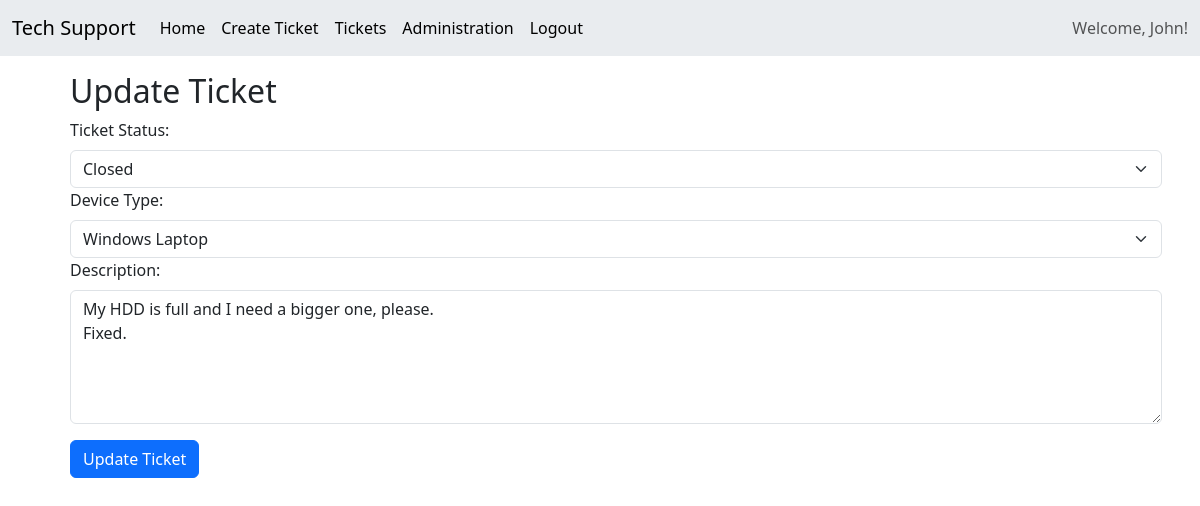
The page /update-ticket.php?id=5 (signed in) on the database its author committed.
### tables this page shows
CREATE TABLE `users` (
  `user_id` int(11) NOT NULL,
  `first_name` varchar(50) NOT NULL,
  `last_name` varchar(50) NOT NULL,
  `email` varchar(50) NOT NULL,
  `password` varchar(50) NOT NULL,
  `phone_number` varchar(15) NOT NULL,
  `user_type` int(11) NOT NULL DEFAULT 1
);

CREATE TABLE `tickets` (
  `ticket_id` int(11) NOT NULL,
  `timestamp` timestamp NOT NULL DEFAULT current_timestamp(),
  `user_id` int(11) NOT NULL,
  `device_type_id` int(11) NOT NULL,
  `description` varchar(500) NOT NULL,
  `tech_id` int(11) NOT NULL,
  `status_id` int(11) NOT NULL DEFAULT 1
);

### dbcontroller.php (called while the page is built, shortened)
<?php
    class db {
        private $host = "localhost";
        private $user = "techsupport";
        private $pwd = "supportme";
        private $db = "techsupport";
        public $conn;
        function __construct()
        {
            $this->conn = new mysqli($this->host, $this->user, $this->pwd, $this->db)
            or
            die("There was an error: ".$this->conn->connect_error);
        }
        function showStatusTypes()
        {
            $sql = "SELECT * FROM `status`";
            $result = $this->conn->query($sql);
            if($result->num_rows > 0)
            {
                $statuses = array();
                while($row = mysqli_fetch_assoc($result))
                {
                    array_push($statuses, $row);
                }
                return $statuses;
            }
            else{
                print("Machine broke.");
            }
        }
        function getTicketData($id)
        {
            $sql = "SELECT * from `tickets` where ticket_id = $id LIMIT 1";
            return $this->conn->query($sql)->fetch_assoc();
        }
        function getDeviceTypes()
        {
            $sql = "SELECT * FROM devicetypes";
            $result = $this->conn->query($sql);
            if($result->num_rows > 0)
            {
                $types = array();
                while($row = mysqli_fetch_assoc($result))
                {
                    array_push($types, $row);
                }
                return $types;
            }
            else{
                print("Machine broke.");
            }
        }
        function getUserTypeID($typeName)
        {
            $sql = "SELECT user_type_id from usertypes where user_type = '".$typeName."' LIMIT 1";
            $result = $this->conn->query($sql);
            $userTypeID = $result->fetch_row()[0] ?? false;
            if($userTypeID != false)
            {
                return $userTypeID;
            }
            else
            {
                return "Cannot find type";
            }
        }
        function getUserFullName($userID)
        {
            $sql = "SELECT first_name, last_name from users where user_id = '".$userID."' LIMIT 1";
            $result = $this->conn->query($sql);
            $name = $result->fetch_row()[0] ?? false;
            if($name != false)
            {
                return $name;
            }
            else
            {
                return "Guest";
            }
        }
    }
?>

### update-ticket.php (the view, shortened to what this page needs)
<?php
    include "header.php";
?>
<div class="container m-3">
<?php
if(isset($_POST) && !empty($_POST))
    {
        $error = false;
        $errorMsg = "";
        $ticketID = $_POST['ticketID'];
        $status = $_POST['status'];
        $deviceType = $_POST['deviceType'];
        $description = $_POST['description'];
        if(!$error){
            if($db->updateTicket($ticketID, $status, $deviceType, $description))
            {
            echo("<script>
                alertBox = new AlertBox('Ticket has been updated!', 'success').show();
            </script>");
            $ticket = $db->getTicketData($ticketID);
            }
        }
        else
        {
            echo($errorMsg);
        }
    }
else {
    $ticket = $db->getTicketData($_GET["id"]);
}
?>
    <h2>Update Ticket</h2>
    <div class="containter-fluid">
        <form id="updateTicketsForm" method="POST" onsubmit="validateTicketCreation()">
        <label class="form-label" for="selection">Ticket Status:</label>
        <select class="form-select" type="select" name="status">
            <?php
                $statuses = $db->showStatusTypes();
                foreach($statuses as $status)
                {
                    if($ticket["status_id"] == $status['status_id'])
                    {
                        print("<option selected value='".$status['status_id']."'>".$status['status']."</option>");
                    }
                    else{
                        print("<option value='".$status['status_id']."'>".$status['status']."</option>");
                    }
                }
            ?>
        </select>
        <label class="form-label" for="selection">Device Type:</label>
        <select class="form-select" type="select" name="deviceType">
            <?php
                $types = $db->getDeviceTypes();
                foreach($types as $type)
                {
                    if($ticket["device_type_id"] == $type['device_type_id'])
                    {
                        print("<option selected value='".$type['device_type_id']."'>".$type['device_type']."</option>");
                    }
                    else{
                        print("<option value='".$type['device_type_id']."'>".$type['device_type']."</option>");
                    }
                }
            ?>
        </select>
    </div>
    <div class="mb-3">
        <label class="form-label" for="description">Description:</label>
        <textarea class="form-control"name='description' maxlength=500 rows="5"><?php print($ticket["description"]);?></textarea>
    </div>
    <button class="btn btn-primary" value="Update Ticket">Update Ticket</button>
</div>
<?php include "footer.php"?>

### header.php (shortened to what this page needs)
<!doctype html>
<html lang="en">
    <head>
        <link href="https://cdn.jsdelivr.net/npm/bootstrap@5.3.0-alpha2/dist/css/bootstrap.min.css" rel="stylesheet">
        <link href="https://getbootstrap.com/docs/5.3/assets/css/docs.css" rel="stylesheet">
        <?php
                include "dbcontroller.php";
            ?>
    </head>
    <body>
    <?php
        $db = new db();
    ?>
    <nav class="navbar navbar-expand-lg bg-body-secondary">
        <div class="container-fluid">
            <a class="navbar-brand" href="index.php">Tech Support</a>
            <div class="collapse navbar-collapse" id="menuItems">
                <ul class="navbar-nav me-auto mb2 mb-lg-0">
                    <li class="nav-item">
                        <a class="nav-link active" href="index.php">Home</a>
                    </li>
                    <?php
                        if(isset($_SESSION) && !empty($_SESSION))
                        {
                            echo("
                                <li class='nav-item'>
                                    <a class='nav-link active' href='create-ticket.php'>Create Ticket</a>
                                </li>
                            ");
                            if($_SESSION["userType"] == $db->getUserTypeID("Technician") || $_SESSION["userType"] == $db->getUserTypeID("Manager"))
                            {
                                echo("
                                    <li class='nav-item'>
                                        <a class='nav-link active' href='tickets.php'>Tickets</a>
                                    </li>
                                ");
                            }
                            if($_SESSION["userType"] == $db->getUserTypeID("Manager"))
                            {
                                echo("
                                    <li class='nav-item'>
                                        <a class='nav-link active' href='administration.php'>Administration</a>
                                    </li>
                                ");
                            }
                            echo("
                                <li class='nav-item'>
                                    <a class='nav-link active' href='logout.php'>Logout</a>
                                </li>
                            ");
                        }
                    ?>
                </ul>
                <?php
                    if(isset($_SESSION) && !empty($_SESSION)){
                        echo("
                            <span class='navbar-text'>
                                Welcome, ".$db->getUserFullName($_SESSION['userID'])."!
                            </span>
                        ");
                    }
                ?>
            </div>
        </div>
    </nav>
    <div class="container">

### rows shown on the page
users: first_name "John"
tickets: description "My HDD is full and I need a bigger one, please. Fixed."

### other values the page prints
form field status "Closed"
form field deviceType "Windows Laptop"
